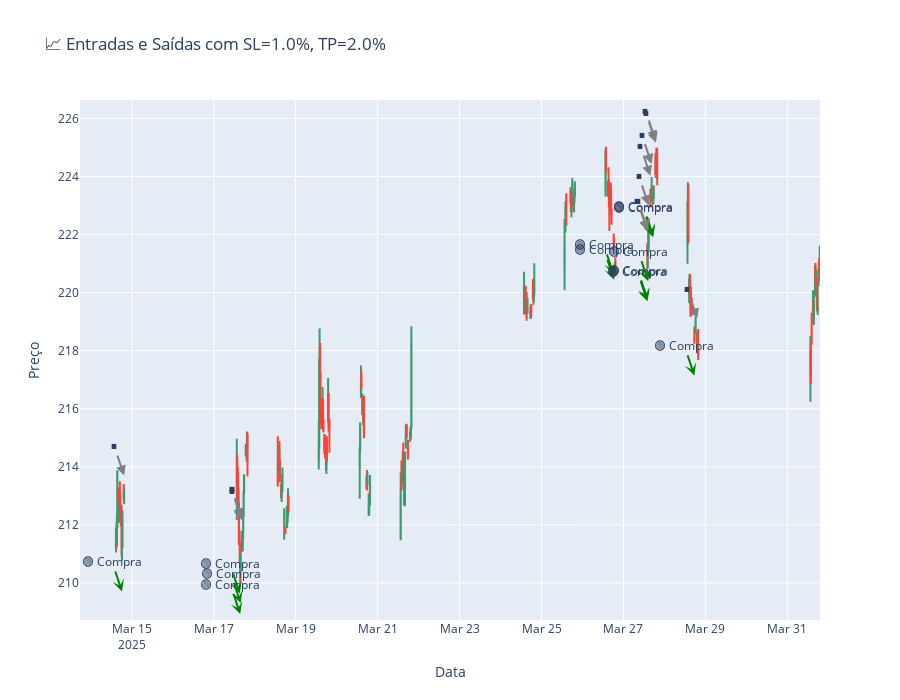

The cell this chart's notebook holds for it:
### Code cell
fig = go.Figure()
fig.add_trace(go.Candlestick(
    x=df_test.index,
    open=df_test['open'], high=df_test['high'],
    low=df_test['low'], close=df_test['close'],
    name='Candlestick'
))

# Marcar compras
for entrada in entradas:
    fig.add_annotation(x=entrada[0], y=entrada[1],
        showarrow=True, arrowhead=3, arrowsize=1,
        arrowwidth=2, arrowcolor='green', text='🟢 Compra')

# Marcar saídas com SL ou TP
for saida, tipo in zip(saidas, tipos_saida):
    cor = 'red' if tipo == 'SL' else 'blue' if tipo == 'TP' else 'gray'
    emoji = '🔻 SL' if tipo == 'SL' else '🔺 TP' if tipo == 'TP' else '⏹️'
    fig.add_annotation(x=saida[0], y=saida[1],
        showarrow=True, arrowhead=2, arrowsize=1,
        arrowwidth=2, arrowcolor=cor, text=emoji)

fig.update_layout(
    title=f'📈 Entradas e Saídas com SL={stop_loss*100:.1f}%, TP={take_profit*100:.1f}%',
    xaxis_title='Data', yaxis_title='Preço',
    xaxis_rangeslider_visible=False, height=700
)
fig.show()

### Figure 1 — Plotly figure (JSON) as saved in the notebook; plotly's stock layout.template omitted (floating-point values rounded to 4 significant figures; data arrays with more than 128 entries replaced by an {"elided": "..."} marker saying what was removed)
{"data": [{"close": {"elided": "187 float values"}, "high": {"elided": "187 float values"}, "low": {"elided": "187 float values"}, "name": "Candlestick", "open": {"elided": "187 float values"}, "type": "candlestick", "x": {"elided": "187 str values"}}], "layout": {"annotations": [{"arrowcolor": "green", "arrowhead": 3, "arrowsize": 1, "arrowwidth": 2, "showarrow": true, "text": "🟢 Compra", "x": "2025-03-14T18:15:00+00:00", "y": 209.7}, {"arrowcolor": "green", "arrowhead": 3, "arrowsize": 1, "arrowwidth": 2, "showarrow": true, "text": "🟢 Compra", "x": "2025-03-17T15:15:00+00:00", "y": 209.6}, {"arrowcolor": "green", "arrowhead": 3, "arrowsize": 1, "arrowwidth": 2, "showarrow": true, "text": "🟢 Compra", "x": "2025-03-17T15:30:00+00:00", "y": 208.9}, {"arrowcolor": "green", "arrowhead": 3, "arrowsize": 1, "arrowwidth": 2, "showarrow": true, "text": "🟢 Compra", "x": "2025-03-17T15:45:00+00:00", "y": 209.3}, {"arrowcolor": "green", "arrowhead": 3, "arrowsize": 1, "arrowwidth": 2, "showarrow": true, "text": "🟢 Compra", "x": "2025-03-26T18:15:00+00:00", "y": 220.6}, {"arrowcolor": "green", "arrowhead": 3, "arrowsize": 1, "arrowwidth": 2, "showarrow": true, "text": "🟢 Compra", "x": "2025-03-26T18:30:00+00:00", "y": 220.4}, {"arrowcolor": "green", "arrowhead": 3, "arrowsize": 1, "arrowwidth": 2, "showarrow": true, "text": "🟢 Compra", "x": "2025-03-27T14:00:00+00:00", "y": 219.7}, {"arrowcolor": "green", "arrowhead": 3, "arrowsize": 1, "arrowwidth": 2, "showarrow": true, "text": "🟢 Compra", "x": "2025-03-27T14:15:00+00:00", "y": 219.7}, {"arrowcolor": "green", "arrowhead": 3, "arrowsize": 1, "arrowwidth": 2, "showarrow": true, "text": "🟢 Compra", "x": "2025-03-27T14:30:00+00:00", "y": 220.4}, {"arrowcolor": "green", "arrowhead": 3, "arrowsize": 1, "arrowwidth": 2, "showarrow": true, "text": "🟢 Compra", "x": "2025-03-27T17:15:00+00:00", "y": 221.9}, {"arrowcolor": "green", "arrowhead": 3, "arrowsize": 1, "arrowwidth": 2, "showarrow": true, "text": "🟢 Compra", "x": "2025-03-27T17:30:00+00:00", "y": 221.9}, {"arrowcolor": "green", "arrowhead": 3, "arrowsize": 1, "arrowwidth": 2, "showarrow": true, "text": "🟢 Compra", "x": "2025-03-28T17:30:00+00:00", "y": 217.1}, {"arrowcolor": "gray", "arrowhead": 2, "arrowsize": 1, "arrowwidth": 2, "showarrow": true, "text": "⏹️", "x": "2025-03-14T19:30:00+00:00", "y": 213.7}, {"arrowcolor": "gray", "arrowhead": 2, "arrowsize": 1, "arrowwidth": 2, "showarrow": true, "text": "⏹️", "x": "2025-03-17T16:15:00+00:00", "y": 212.2}, {"arrowcolor": "gray", "arrowhead": 2, "arrowsize": 1, "arrowwidth": 2, "showarrow": true, "text": "⏹️", "x": "2025-03-17T16:30:00+00:00", "y": 212.2}, {"arrowcolor": "gray", "arrowhead": 2, "arrowsize": 1, "arrowwidth": 2, "showarrow": true, "text": "⏹️", "x": "2025-03-17T16:45:00+00:00", "y": 212.2}, {"arrowcolor": "gray", "arrowhead": 2, "arrowsize": 1, "arrowwidth": 2, "showarrow": true, "text": "⏹️", "x": "2025-03-27T14:00:00+00:00", "y": 222.1}, {"arrowcolor": "gray", "arrowhead": 2, "arrowsize": 1, "arrowwidth": 2, "showarrow": true, "text": "⏹️", "x": "2025-03-27T14:15:00+00:00", "y": 222.2}, {"arrowcolor": "gray", "arrowhead": 2, "arrowsize": 1, "arrowwidth": 2, "showarrow": true, "text": "⏹️", "x": "2025-03-27T14:45:00+00:00", "y": 223.0}, {"arrowcolor": "gray", "arrowhead": 2, "arrowsize": 1, "arrowwidth": 2, "showarrow": true, "text": "⏹️", "x": "2025-03-27T15:45:00+00:00", "y": 224.0}, {"arrowcolor": "gray", "arrowhead": 2, "arrowsize": 1, "arrowwidth": 2, "showarrow": true, "text": "⏹️", "x": "2025-03-27T16:30:00+00:00", "y": 224.4}, {"arrowcolor": "gray", "arrowhead": 2, "arrowsize": 1, "arrowwidth": 2, "showarrow": true, "text": "⏹️", "x": "2025-03-27T18:45:00+00:00", "y": 225.2}, {"arrowcolor": "gray", "arrowhead": 2, "arrowsize": 1, "arrowwidth": 2, "showarrow": true, "text": "⏹️", "x": "2025-03-27T19:00:00+00:00", "y": 225.2}, {"arrowcolor": "gray", "arrowhead": 2, "arrowsize": 1, "arrowwidth": 2, "showarrow": true, "text": "⏹️", "x": "2025-03-28T19:15:00+00:00", "y": 219.1}], "height": 700, "title": {"text": "📈 Entradas e Saídas com SL=1.0%, TP=2.0%"}, "xaxis": {"rangeslider": {"visible": false}, "title": {"text": "Data"}}, "yaxis": {"title": {"text": "Preço"}}}}
